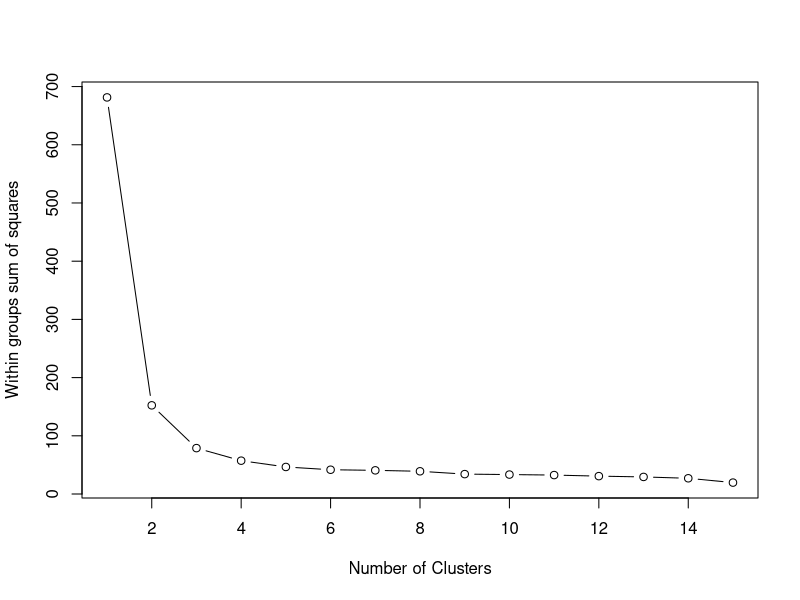

This chart was generated by the following R code: (Note: this script raises an error after producing the figure.)
# https://towardsdatascience.com/k-means-clustering-concepts-and-implementation-in-r-for-data-science-32cae6a3ceba

install.packages("dplyr")
install.packages("ggplot2")
install.packages("ggfortify")
library("ggplot2")
library("dplyr")
library("ggfortify")

data <- select(iris, c(1:4))

wssplot <- function(data, nc=15, seed=1234){
  wss <- (nrow(data)-1)*sum(apply(data,2,var))
  for (i in 2:nc){
    set.seed(seed)
    wss[i] <- sum(kmeans(data, centers=i)$withinss)}
  plot(1:nc, wss, type="b", xlab="Number of Clusters",
       ylab="Within groups sum of squares")
  wss
}

wssplot(data)

kmean <- kmeans(data, 3)

autoplot(kmean, data, frame)
